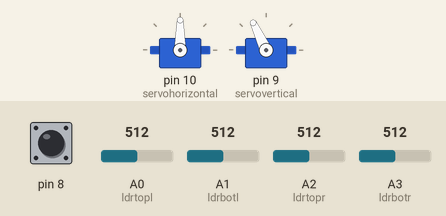
Simulated run of this sketch. Board: Arduino Uno, built with avr-gcc and run on an emulated ATmega328P. Shown: 2 × servo. Inputs (shaded band) come from the test bench; at power-on: A0 (ldrtopl) = 512, A1 (ldrbotl) = 512, A2 (ldrtopr) = 512, A3 (ldrbotr) = 512, pin 8 HIGH.

Above: at 1.7 s.
1.8 s: A0 (ldrtopl) set to 716
At 4.7 s:
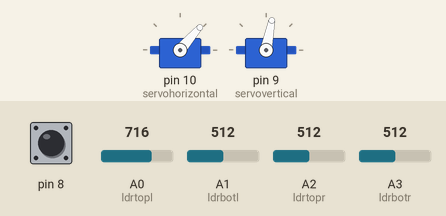
4.8 s: A1 (ldrbotl) set to 318
6.3 s: A1 (ldrbotl) set to 295
At 7.13 s:
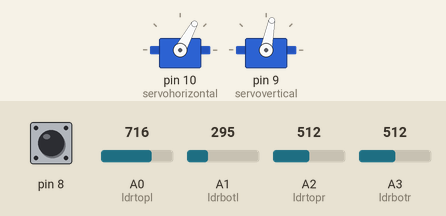
9.3 s: A2 (ldrtopr) set to 70
At 9.46 s:
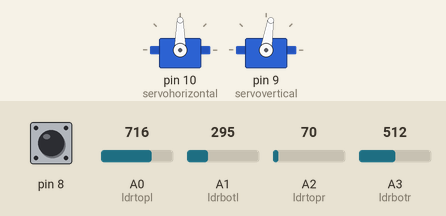
12.3 s: A3 (ldrbotr) set to 932
15.3 s: A3 (ldrbotr) set to 954
At 21.6 s:
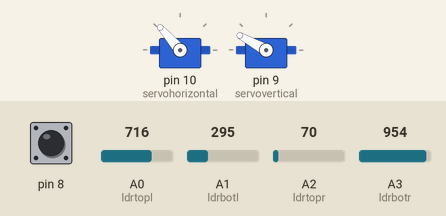
Timing chart, 0 to 21.8 s (numbered marks = the images above; inputs shaded):
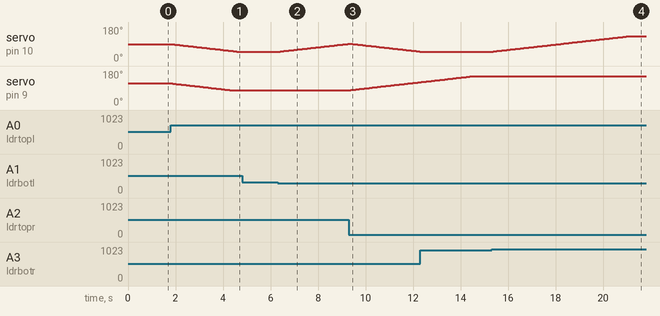

The sketch:

bluetooth.ino
```cpp
#include <Servo.h>

Servo servohorizontal;
int servoh = 0;
int servohMax = 130;
int servohMin = 50;

Servo servovertical;
int servov = 0;
int servovMax = 150;
int servovMin = 80;

int ldrtopl = 0;
int ldrtopr = 2;
int ldrbotl = 1;
int ldrbotr = 3;

void setup ()
{
  servohorizontal.attach(10);
  servohorizontal.write(90);
  servovertical.attach(9);
  servovertical.write(115);

  pinMode(8, INPUT_PULLUP);

  delay(500);
}

void loop()
{

while (digitalRead(8) == HIGH)
{
  servoh = servohorizontal.read();
  servov = servovertical.read();

  int topl = analogRead(ldrtopl);
  int topr = analogRead(ldrtopr);
  int botl = analogRead(ldrbotl);
  int botr = analogRead(ldrbotr);

  int top = (topl + topr) ;
  int bot = (botl + botr) ;
  int left = (topl + botl) ;
  int right = (topr + botr) ;

  if (top < bot)
  {
    if (servov >= servovMax)
    {
      servov = servovMax;
    }
    servovertical.write(servov + 1);
    delay(10);
  }
  else if (bot < top)
  {
    if (servov <= servovMin)
    {
      servov = servovMin;
    }
    servovertical.write(servov - 1);
    delay(10);
  }
  else
  {
    servovertical.write(servov);
  }

  if (right > left)
  {
    if (servoh >= servohMax)
    {
      servoh = servohMax;
    }
    servohorizontal.write(servoh + 1);
    delay(10);
  }
  else if (left > right)
  {
    if (servoh <= servohMin)
    {
      servoh = servohMin;
    }
    servohorizontal.write(servoh - 1);
    delay(10);
  }
    else
  {
    servohorizontal.write(servoh);
  }
  delay(50);
}
  delay(50);
}
```

Measured:
- the behaviour switches between 308 and 307 on A1 (ldrbotl) (found by bisection; images 1 and 2)
- the behaviour switches between 941 and 942 on A3 (ldrbotr) (found by bisection; images 3 and 4)
- after the input at 1.8 s, servo on pin 10 (servohorizontal): moves from 90° to 49° over 2.8 s, starting at once; servo on pin 9 (servovertical): moves from 115° to 79° over 2.5 s, starting at once
- after the input at 4.8 s, every drawn part: stays the same
- after the input at 6.3 s, servo on pin 10 (servohorizontal): moves from 49° to 91° over 2.9 s, starting at once
- after the input at 9.3 s, servo on pin 9 (servovertical): moves from 79° to 121° over 2.9 s, starting after 0.07 s
- after the input at 15.3 s, servo on pin 10 (servohorizontal): moves from 49° to 131° over 5.7 s, starting at once
